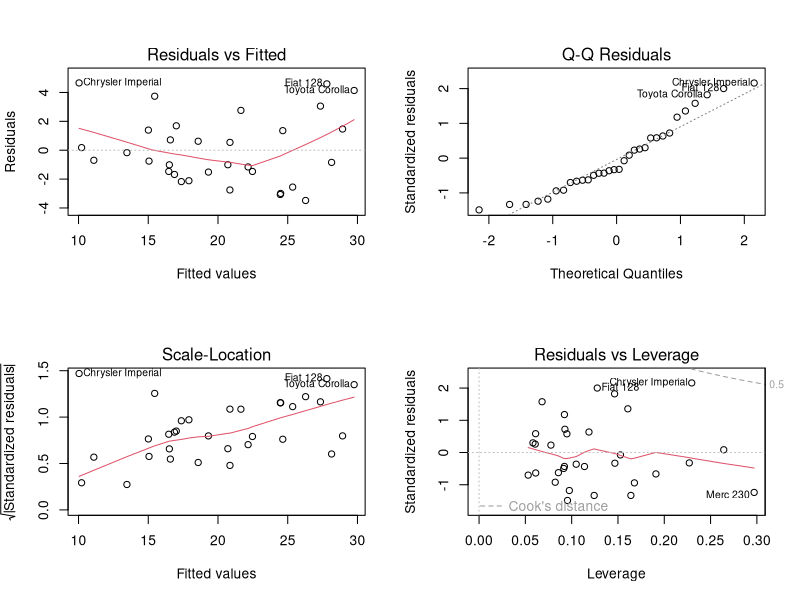
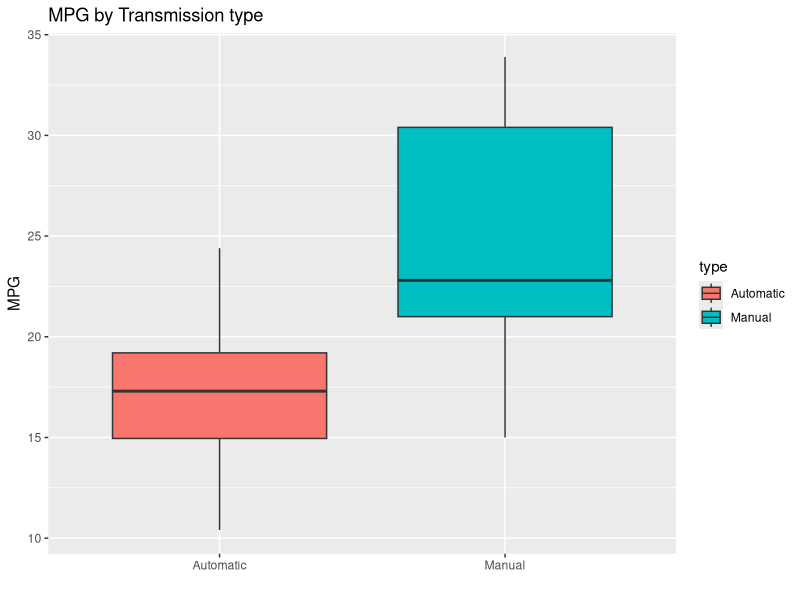
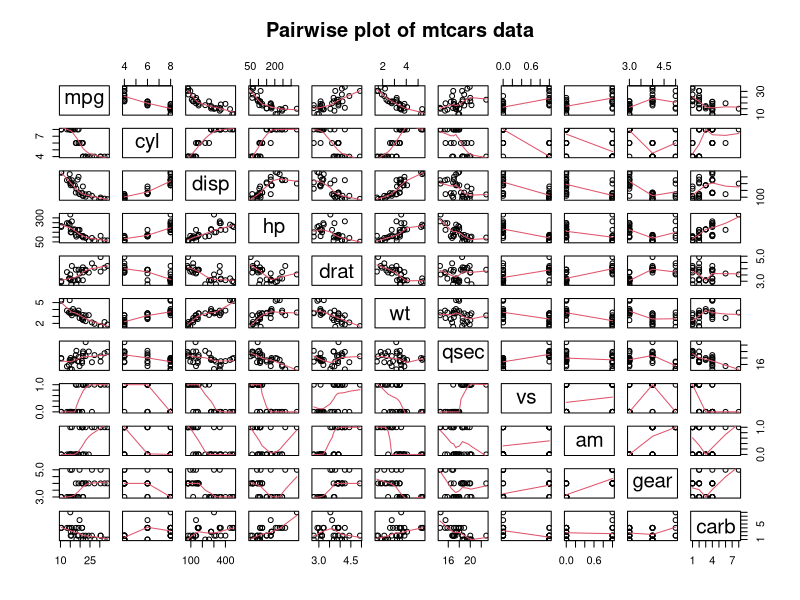

The R script that drew these images, in order:
## ---- chunk 1
data <- mtcars
library(knitr)
library("ggplot2")
library("knitr")
library("GGally")
opts_chunk$set(echo = FALSE)
opts_chunk$set(fig.width = 5)
## ---- chunk 2
# convert qualitative data to factors

data$cyl <- factor(mtcars$cyl)
data$vs <- factor(mtcars$vs)
data$am <- factor(mtcars$am, labels = c("Automatic", "Manual"))
data$gear <- factor(mtcars$gear)
data$carb <- factor(mtcars$carb)
## ---- chunk 3
# model using all variables as inputs(features) for our model
allvariables_model = lm(mpg ~ ., data = mtcars)

## ---- chunk 4
# step wise selection process
new_model1 <- step(lm(mpg ~ ., data = mtcars), direction = "forward",trace = 0)
new_model2 <- step(lm(mpg ~ ., data = mtcars), direction = "backward",trace = 0)
## ---- chunk 5
# compare all models
compare <- anova(allvariables_model, new_model1,new_model2,test = "F")
compare$Pr
## ---- chunk 6
par(mfrow=c(2, 2))
plot(new_model2)
## ---- chunk 7
t_test <- t.test(mpg ~ am, data = mtcars)
## ---- chunk 8

ggplot(data, aes(x=data$am, y=data$mpg, fill=data$am)) + geom_boxplot()+
        xlab("") +
        ylab("MPG") +
        ggtitle("Boxplot of automatic and manual")+
        labs(title="MPG by Transmission type",fill="type")

## ---- chunk 9
p1 = pairs(mtcars, panel = panel.smooth, main = "Pairwise plot of mtcars data")
## ---- chunk 10
head(cov2cor(cov(sapply(mtcars, as.numeric))), 1)
## ---- chunk 11
everything_model = lm(mpg ~ ., data = mtcars)
everything_model$coeff
## ---- chunk 12
new_model <- step(lm(mpg ~ ., data = mtcars), trace = 0)
summary(new_model)$coef
## ---- chunk 13
new_model <- step(lm(mpg ~ ., data = mtcars), trace = 0)
new_model$coeff
## ---- chunk 14
basic_model <- lm(mpg ~ am, data = mtcars)
compare <- anova(basic_model, new_model)
compare$Pr
## ---- chunk 15
t_test <- t.test(mpg ~ am, data = mtcars)
t_test
